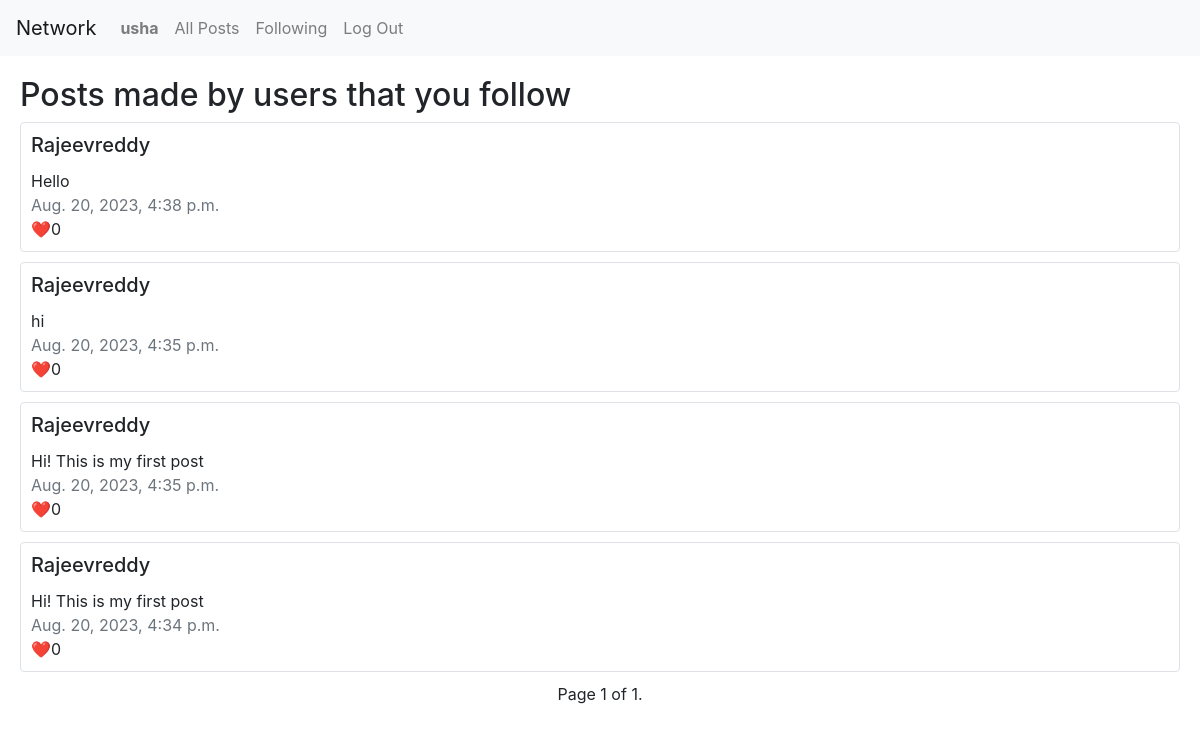
Before: /following (signed in) with the older database file.
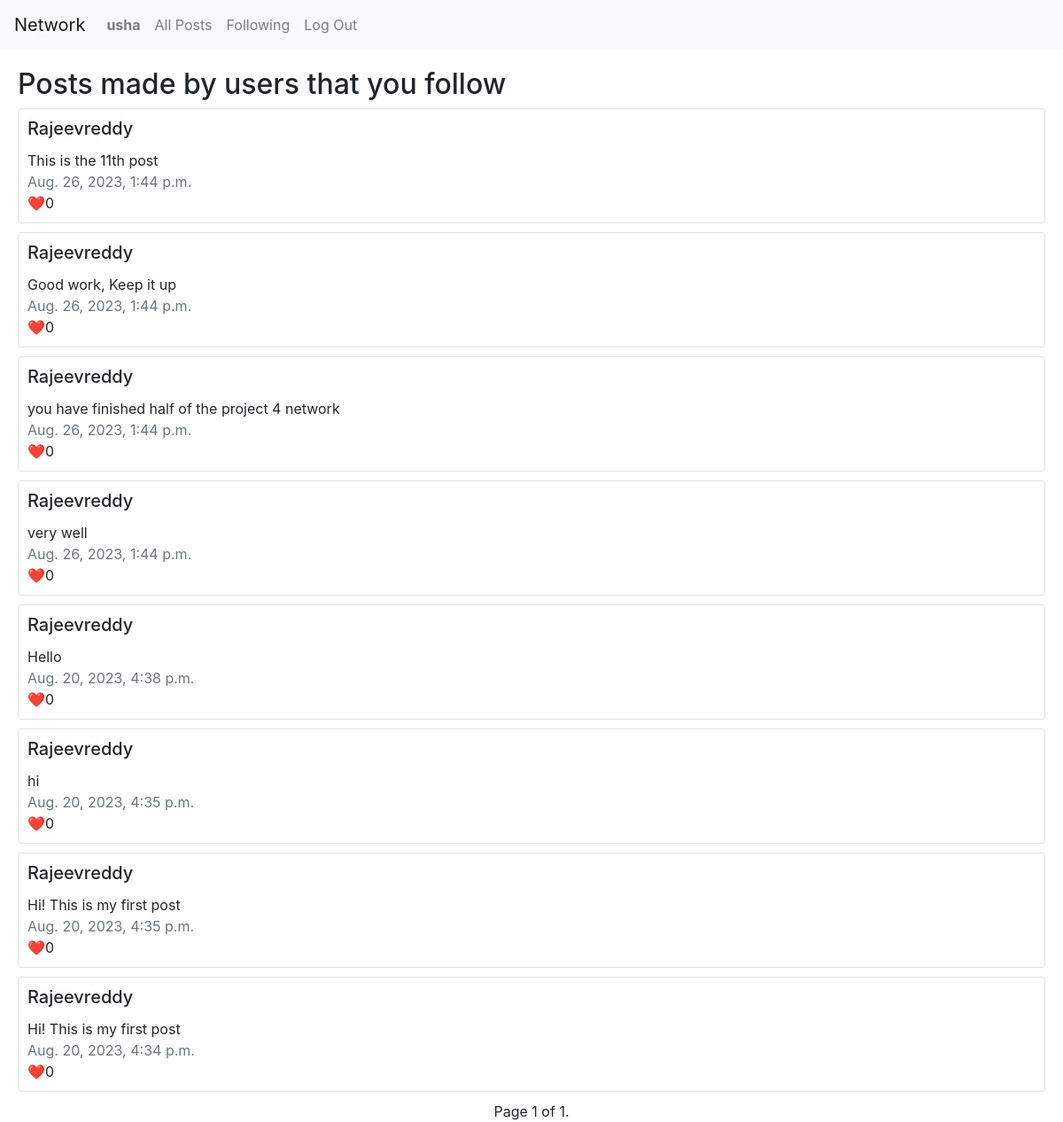
After: the same page with the newer database file.
### network/models.py (models this page shows, shortened)
class User(AbstractUser):
    pass

class Posts(models.Model):
    content = models.TextField(blank=False)
    author = models.ForeignKey(User, on_delete=models.CASCADE, related_name='authored_posts')
    created_at = models.DateTimeField(auto_now_add=True)
    liked = models.ManyToManyField(User, related_name="liked_post", blank=True)

### network/views.py (the view)
# urls.py: path("following", views.following, name="following"),
@login_required
def following(request):
    if request.user.is_authenticated:
        user_id = request.user.id
    else:
        return HttpResponseRedirect(reverse("index"))
    user = User.objects.get(id=user_id)
    following = list(user.following.all())
    following_post_list = []
    for name in following:
        temp_user = User.objects.get(username=name)
        for post in temp_user.authored_posts.order_by("-created_at").all():
            following_post_list.append(post)
    all_posts = following_post_list
    paginator = Paginator(all_posts, 10) # show 10 posts per page
    page_number = request.GET.get('page')
    page_obj = paginator.get_page(page_number)
    return render(request, "network/following.html", {
        "posts": page_obj,
        "no_posts": len(following_post_list),
    })

### network/models.py (called while the page is built)
    def __str__(self):
        return f"{self.follows}"

### network/templates/network/following.html (shortened to what this page needs)
{% extends "network/layout.html" %}
{% load static %}
{% block body %}
    {% if no_posts > 0 %}
    <h2 style="margin-left: 20px; margin-top: 20px;">Posts made by users that you follow</h2>
    {% endif %}
    {% if no_posts > 0 %}
        {% for post in posts %}
        <div style="padding-left: 20px; padding-right: 20px; padding-bottom: 10px;">
            <div class="card border" style="padding: 10px;">
                <h5 class="card-title text-capitalize">{{ post.author }}</h5>
                <div class="card-text">{{ post.content }}</div>
                <div class="text-muted">{{ post.created_at }}</div>
                <div class="card-text">❤️{{ post.liked.count }}</div>
            </div>
        </div>
        {% endfor %}
        <nav aria-label="Page navigation example">
            <div class="pagination justify-content-center">
                <span class="step-links">
                    <span class="current" style="display: inline-block">
                        Page {{ posts.number }} of {{ posts.paginator.num_pages }}.
                    </span>
                </span>
            </div>
        </nav>
    {% else %}
        <h3 style="padding-left: 20px; padding-right: 20px; padding-bottom: 10px;">No Posts made by users that you follow</h3>
    {% endif %}
{% endblock %}

### network/templates/network/layout.html (shortened to what this page needs)
{% load static %}
<!DOCTYPE html>
<html lang="en">
    <head>
        <link rel="stylesheet" href="https://stackpath.bootstrapcdn.com/bootstrap/4.4.1/css/bootstrap.min.css">
        <link href="{% static 'network/styles.css' %}" rel="stylesheet">
    </head>
    <body>
        <nav class="navbar navbar-expand-lg navbar-light bg-light">
            <a class="navbar-brand" href="#">Network</a>
            <div>
              <ul class="navbar-nav mr-auto">
                {% if user.is_authenticated %}
                    <li class="nav-item">
                        <a class="nav-link" href="{% url 'profile' %}"><strong>{{ user.username }}</strong></a>
                    </li>
                {% endif %}
                <li class="nav-item">
                  <a class="nav-link" href="{% url 'index' %}">All Posts</a>
                </li>
                {% if user.is_authenticated %}
                    <li class="nav-item">
                        <a class="nav-link" href="{% url 'following' %}"">Following</a>
                    </li>
                    <li class="nav-item">
                        <a class="nav-link" href="{% url 'logout' %}">Log Out</a>
                    </li>
                {% endif %}
              </ul>
            </div>
          </nav>
        <div class="body">
            {% block body %}
            {% endblock %}
        </div>
    </body>
</html>

Changed rows visible on the page:
added Posts: author "Rajeevreddy", content "This is the 11th post", created_at "Aug. 26, 2023, 1:44 p.m.", liked.count "0"
added Posts: author "Rajeevreddy", content "Good work, Keep it up", created_at "Aug. 26, 2023, 1:44 p.m.", liked.count "0"
added Posts: author "Rajeevreddy", content "you have finished half of the project 4 network", created_at "Aug. 26, 2023, 1:44 p.m.", liked.count "0"
added Posts: author "Rajeevreddy", content "very well", created_at "Aug. 26, 2023, 1:44 p.m.", liked.count "0"
